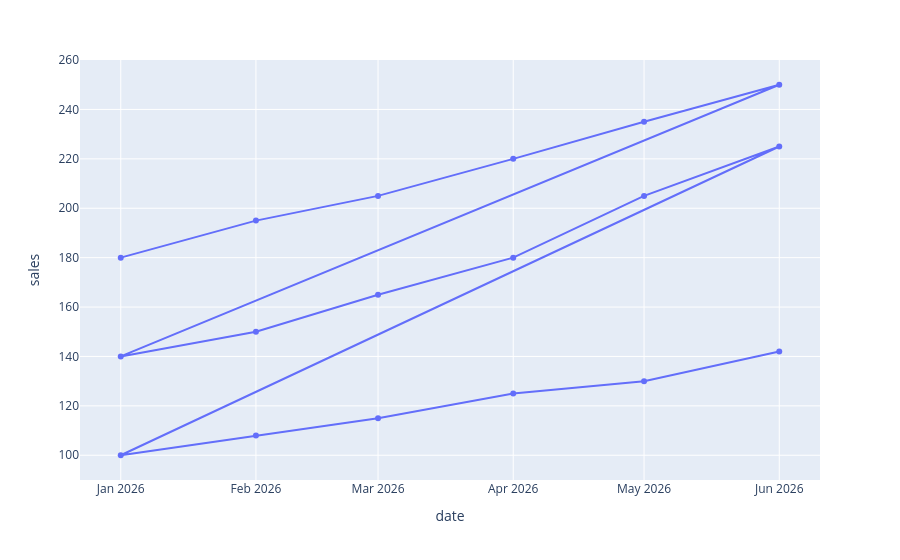

Notebook cell for this chart:
### Code cell
fig = px.line(
    category_df,
    x='date',
    y='sales',
    markers=True,
)

fig.show()

### Figure 1 — Plotly figure (JSON) as saved in the notebook; plotly's stock layout.template omitted (floating-point values rounded to 4 significant figures)
{"data": [{"hovertemplate": "date=%{x}<br>sales=%{y}<extra></extra>", "legendgroup": "", "line": {"color": "#636efa", "dash": "solid"}, "marker": {"symbol": "circle"}, "mode": "lines+markers", "name": "", "orientation": "v", "showlegend": false, "x": ["2026-01-01T00:00:00.000000", "2026-02-01T00:00:00.000000", "2026-03-01T00:00:00.000000", "2026-04-01T00:00:00.000000", "2026-05-01T00:00:00.000000", "2026-06-01T00:00:00.000000", "2026-01-01T00:00:00.000000", "2026-02-01T00:00:00.000000", "2026-03-01T00:00:00.000000", "2026-04-01T00:00:00.000000", "2026-05-01T00:00:00.000000", "2026-06-01T00:00:00.000000", "2026-01-01T00:00:00.000000", "2026-02-01T00:00:00.000000", "2026-03-01T00:00:00.000000", "2026-04-01T00:00:00.000000", "2026-05-01T00:00:00.000000", "2026-06-01T00:00:00.000000"], "xaxis": "x", "y": [180, 195, 205, 220, 235, 250, 140, 150, 165, 180, 205, 225, 100, 108, 115, 125, 130, 142], "yaxis": "y", "type": "scatter"}], "layout": {"xaxis": {"anchor": "y", "domain": [0.0, 1.0], "title": {"text": "date"}}, "yaxis": {"anchor": "x", "domain": [0.0, 1.0], "title": {"text": "sales"}}, "legend": {"tracegroupgap": 0}, "margin": {"t": 60}}}
